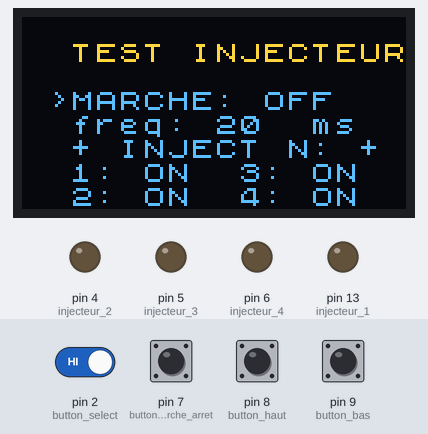
A sketch run on a simulated Arduino Uno, built with avr-gcc and run on an emulated ATmega328P. On the bench: 128×64 one-colour display, output pins drawn as LEDs (lit = HIGH). The test bench sets the inputs (shaded band); at power-on: pin 2 (button_select), pin 7 (button_marche_arret), pin 8 (button_haut), pin 9 (button_bas) HIGH. The OLED is the two-colour kind (top 16 rows yellow).

Above: at 2.2 s.
2.3 s: pin 7 (button_marche_arret) pulled LOW for 1.1 s
At 3.19 s:
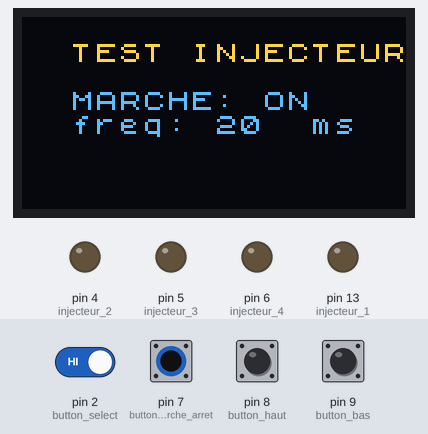
4.9 s: pin 8 (button_haut) pulled LOW for 1.1 s
At 6.3 s:
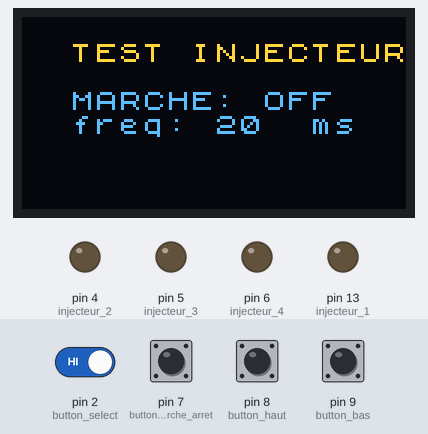
7.9 s: pin 7 (button_marche_arret) pulled LOW for 1.1 s
At 10.3 s:
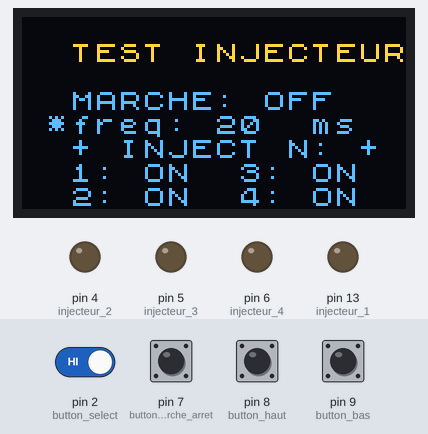
10.6 s: pin 9 (button_bas) pulled LOW for 1.1 s
At 13.0 s:
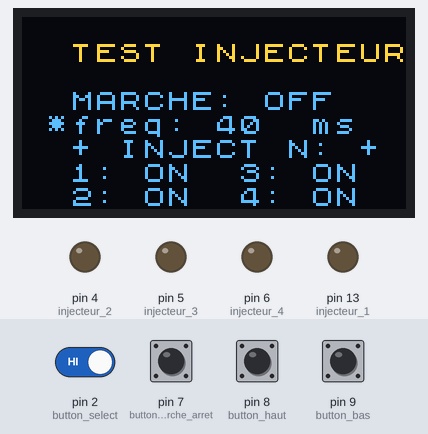
13.2 s: pin 9 (button_bas) pulled LOW for 1.1 s
At 14.01 s:
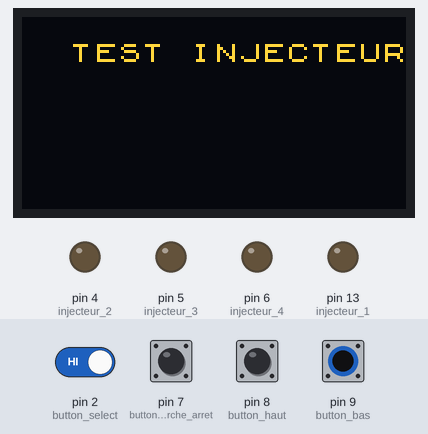
15.8 s: pin 2 (button_select) driven LOW and pin 7 (button_marche_arret) driven LOW
At 17.9 s:
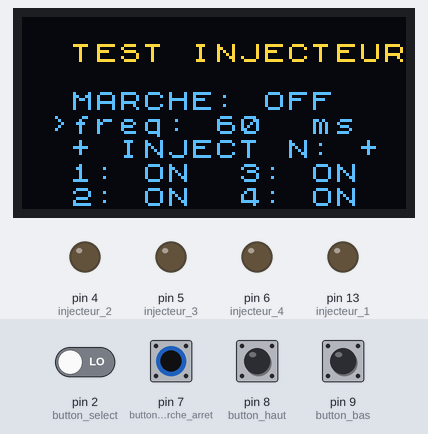
Timing chart, 0 to 19.4 s (numbered marks = the images above; inputs shaded):
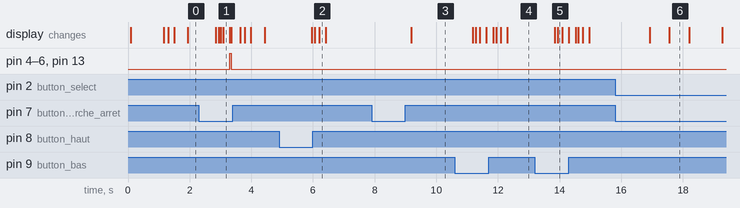

The sketch:

injecteur_test_103.ino
```cpp
#include <Wire.h>
#include <U8x8lib.h>

// on prends le bon drivers de la lib U8Glib

U8X8_SSD1306_128X64_NONAME_HW_I2C u8x8(/* reset=*/ U8X8_PIN_NONE);


/*define inputs outputs*/
#define injecteur_1 13
#define injecteur_2 4
#define injecteur_3 5
#define injecteur_4 6
#define button_select 2
#define button_marche_arret 7
#define button_haut 8
#define button_bas 9

int frequence = 0;

int menu = 0;

bool etat_injec_1 = true;
bool etat_injec_2 = true;
bool etat_injec_3 = true;
bool etat_injec_4 = true;

bool sortie_injecteur_1 = false;
bool sortie_injecteur_2 = false;
bool sortie_injecteur_3 = false;
bool sortie_injecteur_4 = false;
bool marche = false;

void setup(){
    Serial.begin(9600);  // Ouverture port Serie

    pinMode(injecteur_1, OUTPUT);
    pinMode(injecteur_2, OUTPUT);
    pinMode(injecteur_3, OUTPUT);
    pinMode(injecteur_4, OUTPUT); // sortie injecteurs

    pinMode(button_haut, INPUT_PULLUP);
    pinMode(button_bas, INPUT_PULLUP);
    pinMode(button_select, INPUT_PULLUP);
    pinMode(button_marche_arret, INPUT_PULLUP); // button de commande
    frequence = 20;


  u8x8.begin();
  u8x8.setPowerSave(0);
  u8x8.setFont(u8x8_font_chroma48medium8_r);
   u8x8.drawString(2,1,"****START****");  // write  something to the internal memory
      //and transfer to the display

  delay(1000);
     /********set timer******/
   cli();
  TCCR1A = 0; // set entire TCCR1 register to 0
  TCCR1B = 0;

  OCR1A = 100;  // compare match register (not very important, sets the timeout for the first interrupt)
  TCCR1B |= (1 << WGM12);  // turn on CTC mode
  TCCR1B |= (1 << CS11);  // 8 prescaler: 0,5 microseconds at 16mhz
  TIMSK1 |= (1 << OCIE1A); // enable timer compare interrupt
  sei();


}

void loop(){
    affi();

    if(!digitalRead(button_haut)){
        menu ++;
        delay (200);
         u8x8.clearDisplay();
    }
    if(!digitalRead(button_bas)){
        menu --;
        delay (200);
         u8x8.clearDisplay();
    }

    switch(menu){

       case 0: // marche - arrêt
        affi();
        u8x8.drawString(1,3,">");
        if(!digitalRead(button_marche_arret)){
          marche = true;
           u8x8.clearDisplay();
           affi();
             sortie_injecteur_1 = false;
             sortie_injecteur_2 = false;
             sortie_injecteur_3 = false;
             sortie_injecteur_4 = false;

            do{
                sortie_injecteur_1 = etat_injec_1 *  !sortie_injecteur_1;
                sortie_injecteur_2 = etat_injec_2 *  !sortie_injecteur_2;
                sortie_injecteur_3 = etat_injec_3 *  !sortie_injecteur_3;
                sortie_injecteur_4 = etat_injec_4 *  !sortie_injecteur_4;
                delay(frequence);

            }while(digitalRead(button_marche_arret));
             u8x8.clearDisplay();
            marche = false;
             sortie_injecteur_1 = false;
             sortie_injecteur_2 = false;
             sortie_injecteur_3 = false;
             sortie_injecteur_4 = false;

            delay(200);
        }
        break;
        case 1: // fréquence
        affi();
        u8x8.drawString(1,4,"-");
        if(!digitalRead(button_select)){
           delay (200);
            do{
                if(!digitalRead(button_bas)){
                frequence ++;
                delay (200);
                 u8x8.clearDisplay();
                }
                if(!digitalRead(button_haut)){
                frequence --;
                delay (200);
                 u8x8.clearDisplay();
                }
                affi();
                u8x8.drawString(1,4,">");
            }while(digitalRead(button_select));
        }
             if(!digitalRead(button_marche_arret)){
           delay (200);
            do{
                if(!digitalRead(button_bas)){
                frequence += 10;
                delay (200);
                 u8x8.clearDisplay();
                }
                if(!digitalRead(button_haut)){
                frequence -= 10;
                delay (200);
                 u8x8.clearDisplay();
                }
                affi();
                u8x8.drawString(1,4,"*");
            }while(digitalRead(button_marche_arret));
        }
         delay (200);
        break;
        case 2: // injecteur_1
        affi();
        u8x8.drawString(1,6,">");
        if(!digitalRead(button_select)){
                  etat_injec_1 = !etat_injec_1;
                delay (200);
                 u8x8.clearDisplay();
                }
        break;
        case 3: // injecteur_2
        affi();
        u8x8.drawString(1,7,">");
        if(!digitalRead(button_select)){
                  etat_injec_2 = !etat_injec_2;
                delay (200);
                 u8x8.clearDisplay();
                }
        break;
        case 4: // injecteur_3
        affi();
        u8x8.drawString(8,6,">");
        if(!digitalRead(button_select)){
                  etat_injec_3 = !etat_injec_3;
                delay (200);
                 u8x8.clearDisplay();
                }
        break;
        case 5: // injecteur_4
        affi();
        u8x8.drawString(8,7,">");
        if(!digitalRead(button_select)){
                  etat_injec_4 = !etat_injec_4;
                delay (200);
                 u8x8.clearDisplay();
                }
        break;

        case 6:
        menu = 5;
        break;
        default :
        menu = 0;
        break;
    }
}

void affi(){

    u8x8.drawString(2,1,"TEST INJECTEUR");

    u8x8.drawString(2,3,"MARCHE: ");
    if(marche){
        u8x8.setCursor(10,3);
        u8x8.print("ON");
    }
    if(!marche){
        u8x8.setCursor(10,3);
        u8x8.print("OFF");
    }

    u8x8.drawString(2,4,"freq: ");
    u8x8.setCursor(8,4);
    u8x8.print(frequence);
    u8x8.drawString(12,4,"ms");

    u8x8.drawString(2,5,"+ INJECT N: +");
    u8x8.drawString(2,6,"1:");
    if(etat_injec_1){
        u8x8.setCursor(5,6);
        u8x8.print("ON");
    }
    if(!etat_injec_1){
        u8x8.setCursor(5,6);
        u8x8.print("OFF");
    }

    u8x8.drawString(9,6,"3:");
    if(etat_injec_3){
        u8x8.setCursor(12,6);
        u8x8.print("ON");
    }
    if(!etat_injec_3){
        u8x8.setCursor(12,6);
        u8x8.print("OFF");
    }

    u8x8.drawString(2,7,"2:");
    if(etat_injec_2){
        u8x8.setCursor(5,7);
        u8x8.print("ON");
    }
    if(!etat_injec_2){
        u8x8.setCursor(5,7);
        u8x8.print("OFF");
    }

    u8x8.drawString(9,7,"4:");
    if(etat_injec_4){
        u8x8.setCursor(12,7);
        u8x8.print("ON");
    }
    if(!etat_injec_4){
        u8x8.setCursor(12,7);
        u8x8.print("OFF");
    }
}

 ISR(TIMER1_COMPA_vect){
  if(marche){
      if(sortie_injecteur_1){
      digitalWrite(injecteur_1, HIGH);
      }
      if(!sortie_injecteur_1){
      digitalWrite(injecteur_1, LOW);
      }

      if(sortie_injecteur_2){
      digitalWrite(injecteur_2, HIGH);
      }
      if(!sortie_injecteur_2){
      digitalWrite(injecteur_2, LOW);
      }

      if(sortie_injecteur_3){
      digitalWrite(injecteur_3, HIGH);
      }
      if(!sortie_injecteur_3){
      digitalWrite(injecteur_3, LOW);
      }

      if(sortie_injecteur_4){
      digitalWrite(injecteur_4, HIGH);
      }
      if(!sortie_injecteur_4){
      digitalWrite(injecteur_4, LOW);
      }
  }

  if(!marche){
      digitalWrite(injecteur_1, LOW);
      digitalWrite(injecteur_2, LOW);
      digitalWrite(injecteur_3, LOW);
      digitalWrite(injecteur_4, LOW);
  }
}
```

Measured:
- after the input at 2.3 s, pin 4 (injecteur_2), pin 5 (injecteur_3), pin 6 (injecteur_4), pin 13 (injecteur_1): LOW → HIGH after 1.0 s, → LOW 0.05 s later; the display: first changes after 0.54 s (image 1 shows a later state)
- after the input at 4.9 s, the display: first changes after 1.1 s (image 2 shows a later state)
- after the input at 7.9 s, the display: changes after 1.3 s (image 3)
- after the input at 10.6 s, the display: first changes after 0.58 s (image 4 shows a later state)
- after the input at 13.2 s, the display: first changes after 0.65 s (image 5 shows a later state)
- after the input at 15.8 s, the display: first changes after 1.1 s (image 6 shows a later state)
